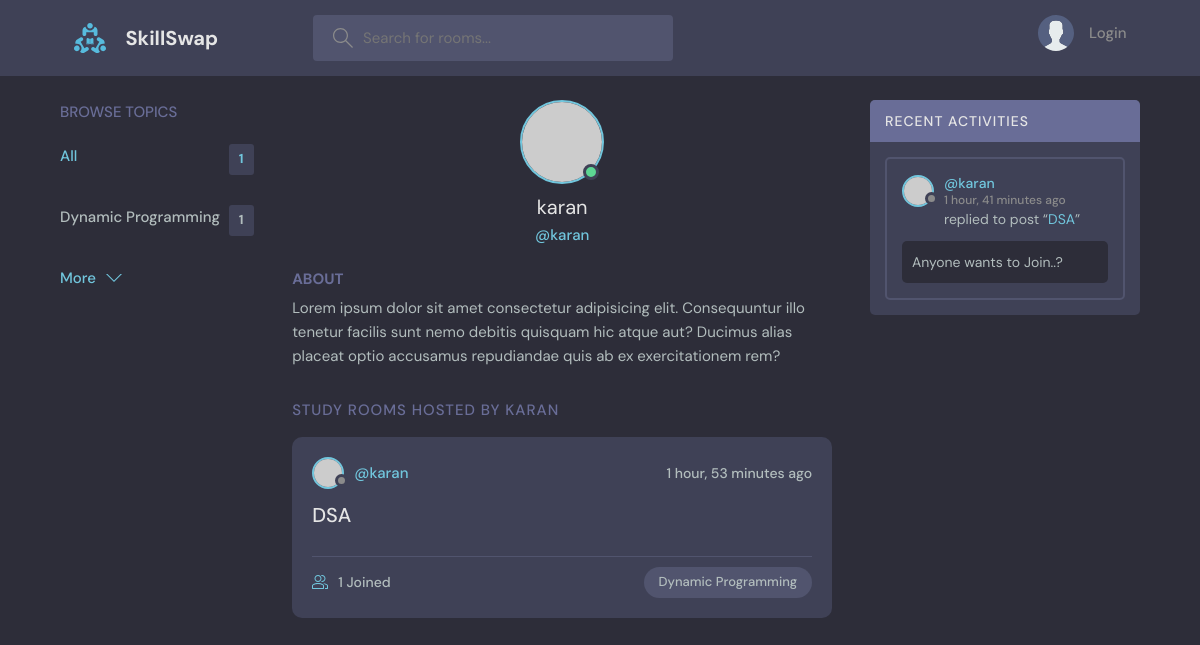
/profile/17/, run on the app's committed database.
### base/models.py (models this page shows, shortened)
class Topic(models.Model):
    name = models.CharField(max_length=200)

class Room(models.Model):
    host = models.ForeignKey(User, on_delete = models.SET_NULL, null = True)
    topic = models.ForeignKey(Topic, on_delete = models.SET_NULL, null = True)
    name = models.CharField(max_length = 200)
    description = models.TextField(null= True, blank= True)
    participants = models.ManyToManyField(User, related_name='participants', blank=True)
    updated = models.DateTimeField(auto_now= True)
    created = models.DateTimeField(auto_now_add= True)
    class Meta:
        ordering = ['-updated', '-created']
    def __str__(self):
        return self.name

class Message(models.Model):
    user = models.ForeignKey(User, on_delete = models.CASCADE)
    room = models.ForeignKey(Room, on_delete = models.CASCADE)
    body = models.TextField()
    updated = models.DateTimeField(auto_now = True)
    created = models.DateTimeField(auto_now_add = True)
    class Meta:
        ordering = ['-updated', '-created']

### base/views.py (the view)
# urls.py: path('profile/<str:pk>/',views.userProfile, name="user-profile"),
def userProfile(request,pk):
    user = User.objects.get(id=pk)
    rooms = user.room_set.all()
    room_messages = user.message_set.all()
    topics = Topic.objects.all()
    context = {'user':user, 'rooms':rooms, 'room_messages':room_messages, 'topics':topics}
    return render(request,'base/profile.html', context)

### base/templates/base/profile.html (shortened to what this page needs)
{% extends 'main.html' %}
{% block content %}
  <main class="profile-page layout layout--3">
    <div class="container">
      {% include 'base/topics_component.html' %}
      <div class="roomList">
        <div class="profile">
          <div class="profile__avatar">
            <div class="avatar avatar--large active">
              <img src="https://randomuser.me/api/portraits/men/11.jpg" />
            </div>
          </div>
          <div class="profile__info">
            <h3>{{user.username}}</h3>
            <p>@{{user.username}}</p>
          </div>
          <div class="profile__about">
            <h3>About</h3>
            <p>
              Lorem ipsum dolor sit amet consectetur adipisicing elit. Consequuntur illo tenetur
              facilis sunt nemo debitis quisquam hic atque aut? Ducimus alias placeat optio
              accusamus repudiandae quis ab ex exercitationem rem?
            </p>
          </div>
        </div>
        <div class="roomList__header">
          <div>
            <h2>Study Rooms Hosted by {{user.username}}</a>
            </h2>
          </div>
        </div>
        {% include 'base/feed_component.html' %}
      </div>
      {% include 'base/activity_component.html' %}
    </div>
  </main>
  {% endblock content %}

### base/templates/base/topics_component.html
<div class="topics">
    <div class="topics__header">
      <h2>Browse Topics</h2>
    </div>
    <ul class="topics__list">
      <li>
        <a href="{% url 'home' %}" class="active">All <span>{{topics.count}}</span></a>
      </li>
      {% for topic in topics %}
      <li>
        <a href="{% url 'home' %}?q={{topic.name}}">{{topic.name}} <span>{{topic.room_set.all.count}}</span></a>
      </li>
    {% endfor %}
    </ul>
    <a class="btn btn--link" href="{% url 'topics' %}">
      More
      <svg version="1.1" xmlns="http://www.w3.org/2000/svg" width="32" height="32" viewBox="0 0 32 32">
        <title>chevron-down</title>
        <path d="M16 21l-13-13h-3l16 16 16-16h-3l-13 13z"></path>
      </svg>
    </a>
  </div>

### base/templates/base/feed_component.html (shortened to what this page needs)
{% for room in rooms%}
<div class="roomListRoom">
    <div class="roomListRoom__header">
      <a href="{% url 'user-profile' room.host.id %}" class="roomListRoom__author">
        <div class="avatar avatar--small">
          <img src="https://randomuser.me/api/portraits/men/18.jpg" />
        </div>
        <span>@{{room.host.username}}</span>
      </a>
      <div class="roomListRoom__actions">
        <span>{{room.created|timesince}} ago</span>
      </div>
    </div>
    <div class="roomListRoom__content">
      <a href="{% url 'room' room.id %}">{{room.name}}</a>
    </div>
    <div class="roomListRoom__meta">
      <a href="{% url 'room' room.id %}" class="roomListRoom__joined">
        {{room.participants.all.count}} Joined
      </a>
      <p class="roomListRoom__topic">{{room.topic.name}}</p>
    </div>
  </div>
  {% endfor %}

### base/templates/base/activity_component.html (shortened to what this page needs)
<div class="activities">
    <div class="activities__header">
      <h2>Recent Activities</h2>
    </div>
    {% for message in room_messages %}
    <div class="activities__box">
      <div class="activities__boxHeader roomListRoom__header">
        <a href="{% url 'user-profile' message.user.id %}" class="roomListRoom__author">
          <div class="avatar avatar--small">
            <img src="https://randomuser.me/api/portraits/men/1.jpg" />
          </div>
          <p>
            @{{message.user}}
            <span>{{message.created|timesince}} ago</span>
          </p>
        </a>
      </div>
      <div class="activities__boxContent">
        <p>replied to post “<a href="{% url 'room' message.room.id %}">{{message.room}}</a>”</p>
        <div class="activities__boxRoomContent">
          {{message.body}}
        </div>
      </div>
    </div>
    {% endfor %}
  </div>

### data on the page
Topic: name "Dynamic Programming", room_set.all.count "1"
Room: host.username "karan", created "1 hour, 53 minutes", name "DSA", participants.all.count "1", topic.name "Dynamic Programming"
Message: user "karan", created "1 hour, 41 minutes", room "DSA", body "Anyone wants to Join..?"

### other printed values
{{ topics.count }} "1"
{{ user.username }} "karan"
{{ user.username }} "KARAN"
